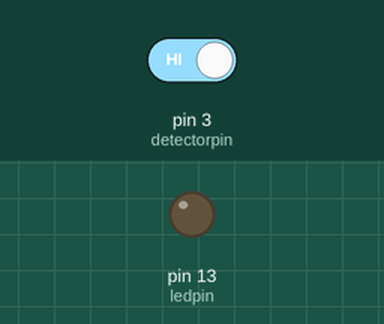
This sketch was run on a simulated Arduino Uno, built with avr-gcc and run on an emulated ATmega328P. Parts: output pins drawn as LEDs (lit = HIGH). The test bench sets the inputs (shaded band); at power-on: pin 3 (detectorpin) HIGH.

Above: at 1.2 s.
1.3 s: pin 3 (detectorpin) driven LOW
At 2.1 s:
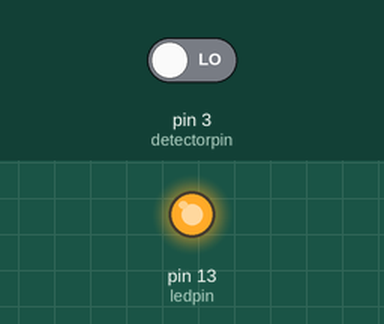
2.8 s: pin 3 (detectorpin) driven HIGH
At 3.2 s:
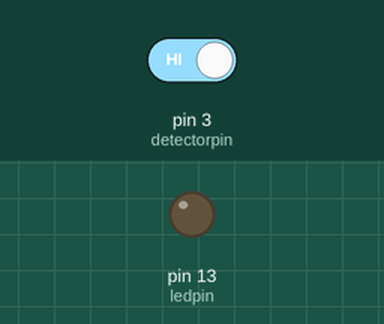
Timing chart, 0 to 5.8 s (numbered marks = the images above; inputs shaded):
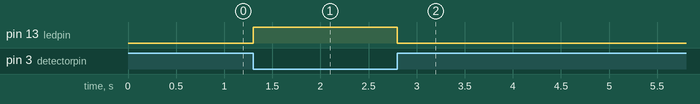

Measured:
- after the input at 1.3 s, pin 13 (ledpin): LOW → HIGH at once
- after the input at 2.8 s, pin 13 (ledpin): HIGH → LOW at once

The sketch:

Avoidance.ino
```cpp
int ledpin=13;
int detectorpin=3;
int val;
//int enavlePin=2;//Enable pin for when we want to use it
void setup() {
  // put your setup code here, to run once:
  pinMode(ledpin,OUTPUT);
  pinMode(detectorpin,INPUT);
  //pinMode(enablePin,OUTPUT);
  //digitalWrite(enablepin,HIGH);

}

void loop() {
  // put your main code here, to run repeatedly:
  val=digitalRead(detectorpin);
  if(val==LOW){
    digitalWrite(ledpin,HIGH);
  }
  else{
    digitalWrite(ledpin,LOW);
  }

}
```
